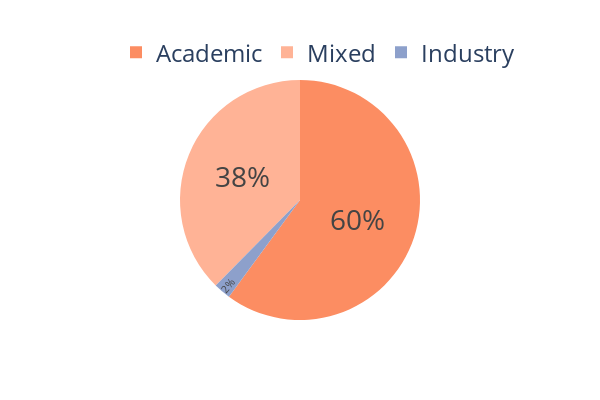

Notebook code for this chart:
### Code cell
import pandas as pd
import plotly.express as px
import plotly.graph_objects as go

def create_affiliation_pie_chart(df, column_name='affiliation_class', exclude_category='other',
                                 width=800, height=600, text_size=12, legend_font_size=10,
                                 save_path=None, save_scale=3):
    """
    Create an interactive pie chart of affiliations using Plotly Express.
    Parameters:
    df (pandas.DataFrame): The input DataFrame containing the affiliation data.
    column_name (str): The name of the column containing affiliation categories.
    exclude_category (str): The category to exclude from the pie chart.
    width (int): Width of the figure in pixels.
    height (int): Height of the figure in pixels.
    text_size (int): Size of the text displayed on the pie slices.
    legend_font_size (int): Size of the font in the legend.
    save_path (str): The path to save the figure. If None, the figure is not saved.
    save_scale (int): The scale factor for saved image resolution.
    Returns:
    plotly.graph_objs._figure.Figure: The created figure object.
    """
    # Filter out the excluded category and calculate the counts
    affiliation_counts = df[df[column_name] != exclude_category][column_name].value_counts().reset_index()
    affiliation_counts.columns = ['Affiliation', 'Count']
    
    # Capitalize the affiliation categories
    affiliation_counts['Affiliation'] = affiliation_counts['Affiliation'].str.capitalize()
    
    # Calculate percentages and round to whole numbers
    total = affiliation_counts['Count'].sum()
    affiliation_counts['Percentage'] = (affiliation_counts['Count'] / total * 100).round().astype(int)
    
    # Create custom text for labels
    affiliation_counts['Label'] = affiliation_counts['Percentage'].astype(str) + '%'
    

    # color_discrete_sequence = px.colors.sequential.Reds[3:6]
    # color_discrete_sequence = ["#aa0000", "#c46666", "#d8a6a6"] # reds
    color_discrete_sequence = px.colors.qualitative.Set2[:len(affiliation_counts)]
    color_palette = [
        'rgb(252,141,98)',   # Orange
        'rgb(255,179,150)',  # Lighter Orange (new color)
        'rgb(141,160,203)',  # Grayish-blue
        'rgb(103,122,165)',  # Darker Grayish-Blue
        # 'rgb(28,144,153)'    # Deeper Teal (accent color)
    ]
    
    # color_palette = color_palette[::-1]
    color_discrete_sequence = color_palette
    # color_discrete_sequence = ['#2066a8', '#3594cc', '#8cc5e3'] # blues
    # color_discrete_sequence = px.colors.sequential.Oranges[3:6]
    # color_discrete_sequence = ['#1a80bb', '#ea801c', '#b8b8b8']
    # Create an interactive pie chart
    fig = px.pie(affiliation_counts,
                 values='Count',
                 names='Affiliation',
                 hover_data=['Percentage'],
                 labels={'Count':'Number of Papers'},
                 color_discrete_sequence=color_discrete_sequence,
                 width=width,
                 height=height)
    
    # Update traces to show whole number percentage on slices and keep hover template
    fig.update_traces(textposition='inside', textinfo='text',
                      text=affiliation_counts['Label'],
                      textfont_size=text_size,
                      hovertemplate="<b>%{label}</b><br>" +
                                    "Number of Papers: %{value}<br>" +
                                    "Percentage: %{text}<extra></extra>")
    
    # Move legend to the top and set font size
    fig.update_layout(
        legend=dict(
            orientation="h",
            yanchor="bottom",
            y=1.02,
            xanchor="right",
            x=1.0,
            font=dict(size=legend_font_size)
        ),
        margin=dict(t=80), # Increase top margin to accommodate legend
    )
    
    # Show the figure
    fig.show()
    
    # Save the figure if a save path is provided
    if save_path:
        fig.write_image(save_path, scale=save_scale)
        print(f"Pie chart saved as '{save_path}'")
    
    # Print the counts and percentages
    for _, row in affiliation_counts.iterrows():
        print(f"{row['Affiliation']}: {row['Count']} ({row['Percentage']}%)")
    print(f"\nTotal papers (excluding '{exclude_category.capitalize()}'): {total}")
    
    return fig

# Create the pie chart
fig = create_affiliation_pie_chart(
    main_df,
    width=600,
    height=400,
    text_size=28,  # Specify the desired text size for pie slices
    legend_font_size=24,  # Specify the desired font size for the legend
    save_path="figures/general/affiliation_distribution_pie_chart_capitalized_with_whole_percentages.png",
    save_scale=3
)

### Figure 1 — Plotly figure (JSON) as saved in the notebook; plotly's stock layout.template omitted (floating-point values rounded to 4 significant figures)
{"data": [{"customdata": [[60], [38], [2]], "domain": {"x": [0, 1], "y": [0, 1]}, "hovertemplate": "<b>%{label}</b><br>Number of Papers: %{value}<br>Percentage: %{text}<extra></extra>", "labels": ["Academic", "Mixed", "Industry"], "legendgroup": "", "name": "", "showlegend": true, "text": ["60%", "38%", "2%"], "textfont": {"size": 28}, "textinfo": "text", "textposition": "inside", "type": "pie", "values": [1537, 962, 59]}], "layout": {"height": 400, "legend": {"font": {"size": 24}, "orientation": "h", "tracegroupgap": 0, "x": 1, "xanchor": "right", "y": 1.02, "yanchor": "bottom"}, "margin": {"t": 80}, "piecolorway": ["rgb(252,141,98)", "rgb(255,179,150)", "rgb(141,160,203)", "rgb(103,122,165)"], "width": 600}}
